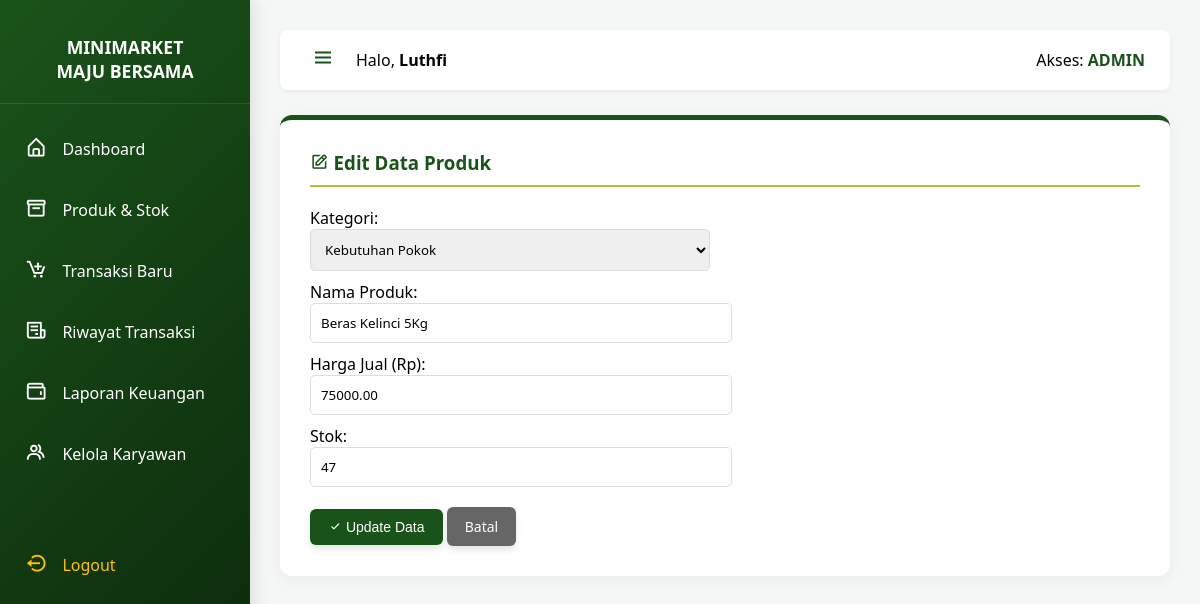
Page /minimarket_maju_bersama/index.php?page=edit_produk&id=1 (signed in) on the committed database.
### tables this page shows
CREATE TABLE `produk` (
  `id_produk` int(11) NOT NULL AUTO_INCREMENT,
  `id_kategori` int(11) DEFAULT NULL,
  `nama_produk` varchar(150) NOT NULL,
  `harga` decimal(10,2) NOT NULL,
  `stok` int(11) NOT NULL,
  PRIMARY KEY (`id_produk`),
  KEY `id_kategori` (`id_kategori`),
  CONSTRAINT `produk_ibfk_1` FOREIGN KEY (`id_kategori`) REFERENCES `kategori` (`id_kategori`) ON DELETE SET NULL
);

### minimarket_maju_bersama/index.php (the view, shortened to what this page needs)
<?php
include 'koneksi.php';
$role = $_SESSION['role'];
$nama = $_SESSION['nama'];
$page = isset($_GET['page']) ? $_GET['page'] : 'dashboard';
?>
<!DOCTYPE html>
<html lang="id">
<head>
    <link href='https://unpkg.com/boxicons@2.1.4/css/boxicons.min.css' rel='stylesheet'>
</head>
<body>
<div class="sidebar" id="sidebar">
    <h2 id="logo-text">MINIMARKET<br>MAJU BERSAMA</h2>
    <a href="index.php?page=dashboard" class="<?= $page == 'dashboard' ? 'active' : '' ?>">
        <span class="ikon"><i class='bx bx-home-alt'></i></span> <span class="teks-menu">Dashboard</span>
    </a>
    <a href="index.php?page=produk" class="<?= $page == 'produk' ? 'active' : '' ?>">
        <span class="ikon"><i class='bx bx-box'></i></span> <span class="teks-menu">Produk & Stok</span>
    </a>
    <a href="index.php?page=transaksi" class="<?= $page == 'transaksi' ? 'active' : '' ?>">
        <span class="ikon"><i class='bx bx-cart-add'></i></span> <span class="teks-menu">Transaksi Baru</span>
    </a>
    <a href="index.php?page=riwayat" class="<?= $page == 'riwayat' ? 'active' : '' ?>">
        <span class="ikon"><i class='bx bx-receipt'></i></span> <span class="teks-menu">Riwayat Transaksi</span>
    </a>
    <?php if ($role == 'admin') : ?>
        <a href="index.php?page=penjualan" class="<?= $page == 'penjualan' ? 'active' : '' ?>">
            <span class="ikon"><i class='bx bx-wallet'></i></span> <span class="teks-menu">Laporan Keuangan</span>
        </a>
        <a href="index.php?page=akun" class="<?= $page == 'akun' ? 'active' : '' ?>">
            <span class="ikon"><i class='bx bx-group'></i></span> <span class="teks-menu">Kelola Karyawan</span>
        </a>
    <?php endif; ?>
    <a href="logout.php" style="margin-top: 50px; color: #ffc107;">
        <span class="ikon"><i class='bx bx-log-out-circle'></i></span> <span class="teks-menu">Logout</span>
    </a>
</div>
<div class="main-content" id="main-content">
    <div class="top-bar">
        <div style="display: flex; align-items: center;">
            <button class="btn-toggle" id="toggleBtn"><i class='bx bx-menu'></i></button>
            <span>Halo, <strong><?= $nama ?></strong></span>
        </div>
        <span>Akses: <strong style="color: var(--hijau-tua);"><?= strtoupper($role) ?></strong></span>
    </div>
    <?php if ($page == 'dashboard') : ?>
        <div class="section-card">
            <h3 style="border-bottom: 2px solid var(--hijau-muda); padding-bottom: 10px; margin-bottom: 20px;">
                <i class='bx bx-home-alt'></i> Dashboard Pusat Maju Bersama
            </h3>
            <?php
            $q_trx = mysqli_query($conn, "SELECT COUNT(id_transaksi) as jml, SUM(total_harga) as total FROM transaksi WHERE DATE(tanggal_transaksi) = CURDATE()");
            $d_trx = mysqli_fetch_assoc($q_trx);
            $jml_trx = $d_trx['jml'] ?? 0;
            $total_rp = $d_trx['total'] ?? 0;
            $q_prod = mysqli_query($conn, "SELECT COUNT(id_produk) as total_prod FROM produk");
            $jml_prod = mysqli_fetch_assoc($q_prod)['total_prod'] ?? 0;
            ?>
            <div style="display:flex; gap:20px; flex-wrap: wrap; margin-bottom: 30px;">
                <div class="card-metrik" style="flex:1; min-width: 200px; background:#eef5ee; padding:20px; border-radius:10px; border-left: 5px solid var(--hijau-tua);">
                    <h4 style="margin-top:0; color:#666;"><i class='bx bx-receipt'></i> Transaksi Hari Ini</h4>
                    <p style="font-size: 1.8rem; margin:0; color: var(--hijau-tua); font-weight: bold;"><?= $jml_trx ?> <span style="font-size:1rem; font-weight:normal;">Struk</span></p>
                </div>
                <?php if ($role == 'admin') : ?>
                <div class="card-metrik" style="flex:1; min-width: 200px; background:#eef5ee; padding:20px; border-radius:10px; border-left: 5px solid var(--hijau-muda);">
                    <h4 style="margin-top:0; color:#666;"><i class='bx bx-money'></i> Pendapatan Hari Ini</h4>
                    <p style="font-size: 1.8rem; margin:0; color: var(--hijau-tua); font-weight: bold;">Rp <?= number_format($total_rp, 0, ',', '.') ?></p>
                </div>
                <?php endif; ?>
                <div class="card-metrik" style="flex:1; min-width: 200px; background:#eef5ee; padding:20px; border-radius:10px; border-left: 5px solid #FF8600;">
                    <h4 style="margin-top:0; color:#666;"><i class='bx bx-package'></i> Total Jenis Produk</h4>
                    <p style="font-size: 1.8rem; margin:0; color: var(--hijau-tua); font-weight: bold;"><?= $jml_prod ?> <span style="font-size:1rem; font-weight:normal;">Item</span></p>
                </div>
            </div>
            <div style="display: flex; gap: 20px; flex-wrap: wrap;">
                <div style="flex: 1; min-width: 300px;">
                    <h4 style="color: var(--hijau-tua);"><i class='bx bx-bolt-circle'></i> Akses Cepat</h4>
                    <div style="display: grid; gap: 10px;">
                        <a href="index.php?page=transaksi" class="btn btn-hijau" style="text-align:center; padding:15px; font-size:1.1rem; background: #FF8600;"><i class='bx bx-cart-add'></i> Mulai Transaksi Baru</a>
                        <?php if ($role == 'admin') : ?>
                            <a href="index.php?page=produk" class="btn" style="text-align:center; padding:15px; background:#1A531A; color:white;"><i class='bx bx-box'></i> Kelola Stok Produk</a>
                        <?php endif; ?>
                    </div>
                </div>
                <?php
                $q_stok = mysqli_query($conn, "SELECT nama_produk, stok FROM produk WHERE stok < 10 ORDER BY stok ASC LIMIT 5");
                $ada_stok_kritis = mysqli_num_rows($q_stok) > 0;
                ?>
                <?php if (!$ada_stok_kritis) : ?>
                    <div class="card-metrik" style="flex: 2; min-width: 300px; background: #eef5ee; padding: 20px; border-radius: 10px; border: 1px solid #A4C639; display: flex; flex-direction: column; justify-content: center; align-items: center; text-align: center;">
                        <h4 style="color: var(--hijau-tua); margin: 0; font-size: 1.5rem;"><i class='bx bx-check-circle'></i> Stok Semua Barang Aman</h4>
                        <p style="color: #666; margin-top: 10px;">Tidak ada produk yang perlu segera di-restock saat ini.</p>
                    </div>
                <?php else : ?>
                    <div class="card-metrik" style="flex: 2; min-width: 300px; background: #fff5f5; padding: 20px; border-radius: 10px; border: 1px solid #ffcccc;">
                        <h4 style="color: #d9534f; margin-top: 0;"><i class='bx bx-error-circle'></i> Peringatan Stok Menipis (Sisa < 10)</h4>
                        <table style="margin-top: 0; width: 100%; border-collapse: collapse;">
                            <thead>
                                <tr>
                                    <th style="background: #f9d6d5; color: #a94442; padding: 8px; text-align: left;">Nama Produk</th>
                                    <th style="background: #f9d6d5; color: #a94442; padding: 8px; text-align: center;">Sisa Stok</th>
                                </tr>
                            </thead>
                            <tbody>
                                <?php
                                while($s = mysqli_fetch_assoc($q_stok)) {
                                    echo "<tr>
                                            <td style='padding: 8px; border-bottom: 1px solid #ffcccc;'>{$s['nama_produk']}</td>
                                            <td style='padding: 8px; border-bottom: 1px solid #ffcccc; text-align:center;'>
                                                <strong style='color:#d9534f; background:#fff; padding:2px 8px; border-radius:10px; border:1px solid #d9534f;'>{$s['stok']}</strong>
                                            </td>
                                        </tr>";
                                }
                                ?>
                            </tbody>
                        </table>
                    </div>
                <?php endif; ?>
            </div>
        </div>
    <?php elseif ($page == 'edit_produk' && $role == 'admin') :
        $id_edit = $_GET['id'];
        $q_edit = mysqli_query($conn, "SELECT * FROM produk WHERE id_produk='$id_edit'");
        $d_edit = mysqli_fetch_assoc($q_edit);
    ?>
        <div class="section-card">
            <h3><i class='bx bx-edit'></i> Edit Data Produk</h3>
            <form method="POST" action="proses_produk.php?aksi=edit">
                <label>Kategori:</label><br>
                <select name="id_kategori" required style="width: 100%; max-width: 400px;">
                    <?php
                    $kat = mysqli_query($conn, "SELECT * FROM kategori");
                    while($k = mysqli_fetch_assoc($kat)) {
                        $sel = ($k['id_kategori'] == $d_edit['id_kategori']) ? "selected" : "";
                        echo "<option value='{$k['id_kategori']}' $sel>{$k['nama_kategori']}</option>";
                    }
                    ?>
                </select><br>
                <label>Nama Produk:</label><br>
                <input type="text" name="nama_produk" value="<?= $d_edit['nama_produk'] ?>" required style="width: 100%; max-width: 400px;"><br>
                <label>Harga Jual (Rp):</label><br>
                <input type="number" name="harga" value="<?= $d_edit['harga'] ?>" required style="width: 100%; max-width: 400px;"><br>
                <label>Stok:</label><br>
                <input type="number" name="stok" value="<?= $d_edit['stok'] ?>" required style="width: 100%; max-width: 400px; margin-bottom: 20px;"><br>
                <button type="submit" class="btn btn-hijau"><i class='bx bx-check'></i> Update Data</button>
                <a href="index.php?page=produk" class="btn" style="background:#666; color:white; text-decoration:none;">Batal</a>
            </form>
        </div>
    <?php endif; ?>
</div>
</body>
</html>

### minimarket_maju_bersama/index.php (style rules this page uses)
:root { --hijau-tua: #1A531A; --hijau-muda: #A4C639; --putih: #ffffff; --abu: #f4f7f6; }
body { font-family: 'Segoe UI', sans-serif; background-color: var(--abu); margin: 0; display: flex; overflow-x: hidden; }
.sidebar { width: 250px; background: linear-gradient(135deg, #1A531A 0%, #0a240a 100%); height: 100vh; color: white; position: fixed; padding-top: 20px; transition: width 0.3s cubic-bezier(0.4, 0, 0.2, 1); overflow: hidden; white-space: nowrap; z-index: 1000; box-shadow: 4px 0 15px rgba(0,0,0,0.1); }
.sidebar h2 { text-align: center; font-size: 1.1rem; padding-bottom: 20px; border-bottom: 1px solid rgba(255,255,255,0.1); transition: opacity 0.3s; }
.sidebar a { display: flex; align-items: center; color: white; padding: 15px 25px; text-decoration: none; transition: 0.3s; font-size: 1rem; }
.sidebar a .ikon { margin-right: 15px; font-size: 1.4rem; }
.main-content { margin-left: 250px; width: calc(100% - 250px); padding: 30px; min-height: 100vh; transition: margin-left 0.3s ease, width 0.3s ease; }
.top-bar { background: var(--putih); padding: 15px 25px; border-radius: 8px; margin-bottom: 25px; display: flex; justify-content: space-between; align-items: center; box-shadow: 0 2px 5px rgba(0,0,0,0.05); }
.btn-toggle { background: none; border: none; font-size: 24px; cursor: pointer; color: var(--hijau-tua); margin-right: 15px; transition: 0.3s; }
.section-card { background: var(--putih); padding: 30px; border-radius: 12px; box-shadow: 0 4px 15px rgba(0,0,0,0.05); border-top: 5px solid var(--hijau-tua); }
h3 { color: var(--hijau-tua); margin-top: 0; border-bottom: 2px solid var(--hijau-muda); padding-bottom: 10px; margin-bottom: 20px; }
.btn { padding: 10px 18px; border-radius: 6px; text-decoration: none; display: inline-block; border: none; cursor: pointer; font-size: 14px; transition: all 0.2s ease; box-shadow: 0 4px 6px rgba(0,0,0,0.1); }
.btn-hijau { background: var(--hijau-tua); color: white; }
input[type="text"], input[type="password"], input[type="number"], input[type="date"], select { padding: 10px; border: 1px solid #ddd; border-radius: 5px; margin-bottom: 10px; font-family: inherit; outline: none; }

### rows in the picture
produk: nama_produk "Beras Kelinci 5Kg", harga "75000.00", stok "47"

### other values in the picture
$nama "Luthfi"
$role "ADMIN"
form field id_kategori "Kebutuhan Pokok"
